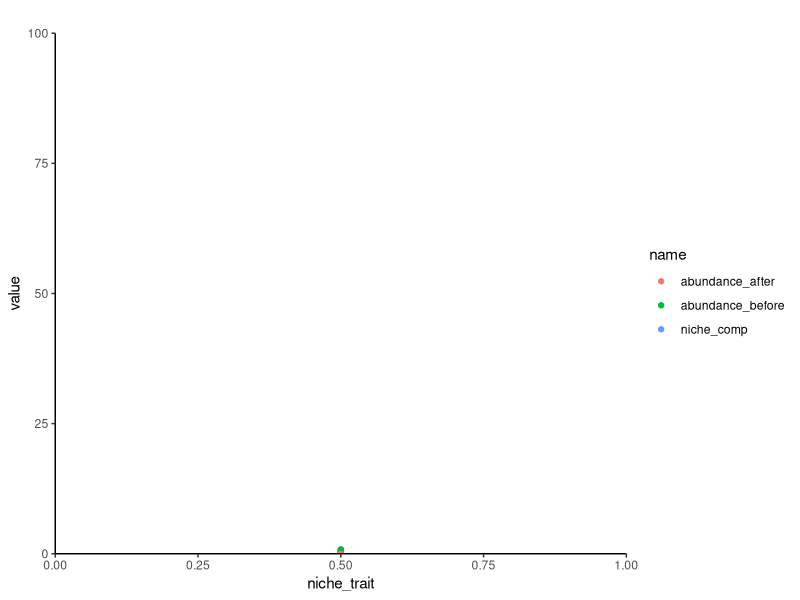

Here is the R script that generated this plot:
# set session ####
library(tidyverse)
library(microbenchmark)

# set conditions ####
no_spp           <- 10 # number of species
niche_trait      <- runif(no_spp, min=0.5,max=0.5) # generate random traits
niche_width      <- 0.1           # competitive range
abundance_before <- c(0,runif(no_spp-1, min=0,max=1)) # generate random initial abundances

# competition function ####
niche_comp    <- c() # nice vector house to put the competitive penalties in
niche_trans   <- c() # same as above, but for the transgressions

for(i in 1:length(niche_trait)){
  sp_i        <- niche_trait[i] # niche trait of the species
  comp_range  <- c(sp_i-niche_width,sp_i+niche_width) # find the range of competition
  abd_comp    <- abundance_before[niche_trait>comp_range[1] & niche_trait<comp_range[2]] # the abundances of the competing species
  comp_i      <- abundance_before[i]/sum(abd_comp) # competitive penalty is the proportion of abundance that species has in the competitive space

  #proportion out-of-bounds
  if(comp_range[2] > 1){
    trans         <- comp_range[2]-1
    trans_penalty <- trans/(comp_range[2]-comp_range[1])
  } else {if(comp_range[1] < 0){
    trans         <- -comp_range[1]
    trans_penalty <- trans/(comp_range[2]-comp_range[1])
  } else {
    trans_penalty <- 0
  }}
  
  niche_trans <- c(niche_trans, trans_penalty) # store transgression in the trans vector
  niche_comp  <- c(niche_comp,comp_i)          # store penalty in the penalty vector
  
}

# calculate abundance ####
abundance_after <- abundance_before*(1-niche_trans) # apply transgression penalty
abundance_after <- abundance_after*niche_comp       # apply competition penalty
abundance_after <- ifelse(abundance_after < 0.1, 0, abundance_after) # drive to extinction under 0.1

# plot ####
data <- data.frame(niche_trait,
                   niche_comp,
                   abundance_before,
                   abundance_after)

data_plot <- pivot_longer(data = data,
                          cols = (c(niche_comp,
                                    abundance_before,
                                    abundance_after)))

ggplot(data_plot) +
  ggtitle("") +
  geom_point(aes(x=niche_trait, y=value, colour = name)) +
  #geom_density(data = data, aes(x=niche_trait, y=..scaled..)) +
  coord_cartesian(expand = FALSE,
                  xlim = c(0, 1), ylim = c(0, 100)) +
  theme_classic()

#ggplot(data_plot) +
#  geom_point(aes(x=niche_trait, y=value, size = name, colour = name), shape = 21, stroke = 2) +
#  geom_density(data = data, aes(x=niche_trait, y=..scaled..)) +
#  coord_cartesian(expand = FALSE,
#                  xlim = c(0, 1), ylim = c(0, 1)) +
#  theme_classic()


